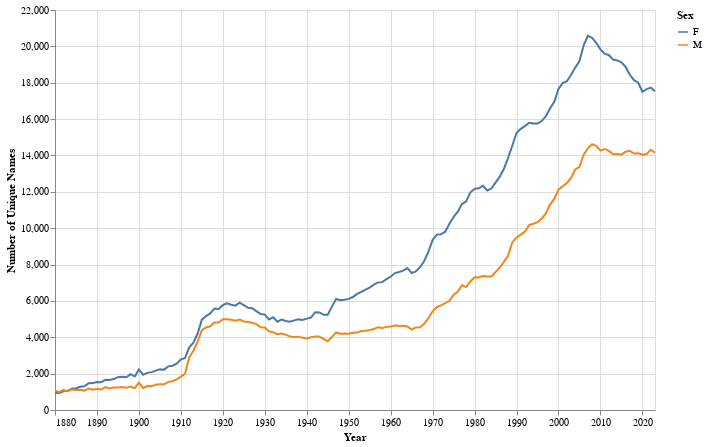

Notebook code cell kept with this figure:
### Code cell
# Chart the trend of number of unique names, separated by sex

alt.Chart(unique_names_sex_df).mark_line().encode(
    x=alt.X('Year:T', axis=alt.Axis(format='%Y')),
    y='Number of Unique Names', 
    color='Sex'
).properties(
    width=600,
    height=400
)

### Figure 1 — Vega specification as saved in the notebook (floating-point values rounded to 4 significant figures; data arrays with more than 128 entries replaced by an {"elided": "..."} marker saying what was removed)
{"$schema": "https://vega.github.io/schema/vega/v5.json", "data": [{"name": "source_0", "values": {"elided": "288 records"}, "transform": [{"type": "formula", "expr": "toDate(datum['Year'])", "as": "Year"}]}, {"name": "source_0_y_domain_Number of Unique Names", "values": [{"min": 938, "max": 20581}]}, {"name": "source_0_color_domain_Sex", "values": [{"Sex": "F"}, {"Sex": "M"}]}], "marks": [{"type": "group", "name": "pathgroup", "from": {"facet": {"data": "source_0", "name": "faceted_path_main", "groupby": ["Sex"]}}, "encode": {"update": {"width": {"field": {"signal": null, "datum": null, "group": "width", "parent": null}}, "height": {"field": {"signal": null, "datum": null, "group": "height", "parent": null}}}}, "marks": [{"type": "line", "name": "marks", "from": {"data": "faceted_path_main"}, "sort": {"field": "datum[\"Year\"]"}, "encode": {"update": {"stroke": {"field": "Sex", "scale": "color"}, "y": {"field": "Number of Unique Names", "scale": "y"}, "defined": {"signal": "isValid(datum[\"Year\"]) && isFinite(+datum[\"Year\"]) && isValid(datum[\"Number of Unique Names\"]) && isFinite(+datum[\"Number of Unique Names\"])"}, "x": {"field": "Year", "scale": "x"}}}, "style": ["line"]}]}], "scales": [{"name": "x", "type": "time", "domain": {"data": "source_0", "field": "Year"}, "range": [0, {"signal": "width"}]}, {"name": "y", "type": "linear", "domain": [{"signal": "(data(\"source_0_y_domain_Number of Unique Names\")[0] || {}).min"}, {"signal": "(data(\"source_0_y_domain_Number of Unique Names\")[0] || {}).max"}], "range": [{"signal": "height"}, 0], "nice": true, "zero": true}, {"name": "color", "type": "ordinal", "domain": {"data": "source_0_color_domain_Sex", "field": "Sex", "sort": true}, "range": "category"}], "axes": [{"scale": "x", "gridScale": "y", "zindex": 0, "domain": false, "maxExtent": 0, "minExtent": 0, "labels": false, "grid": true, "aria": false, "ticks": false, "orient": "bottom", "tickCount": {"signal": "ceil(width/40)"}}, {"scale": "y", "minExtent": 0, "grid": true, "tickCount": {"signal": "ceil(height/40)"}, "aria": false, "domain": false, "zindex": 0, "labels": false, "gridScale": "x", "ticks": false, "maxExtent": 0, "orient": "left"}, {"scale": "x", "zindex": 0, "orient": "bottom", "title": "Year", "grid": false, "format": "%Y", "labelFlush": true, "labelOverlap": true, "tickCount": {"signal": "ceil(width/40)"}}, {"scale": "y", "zindex": 0, "title": "Number of Unique Names", "grid": false, "orient": "left", "tickCount": {"signal": "ceil(height/40)"}, "labelOverlap": true}], "width": 600, "style": "cell", "background": "white", "height": 400, "legends": [{"stroke": "color", "symbolType": "stroke", "title": "Sex"}], "padding": 5}
